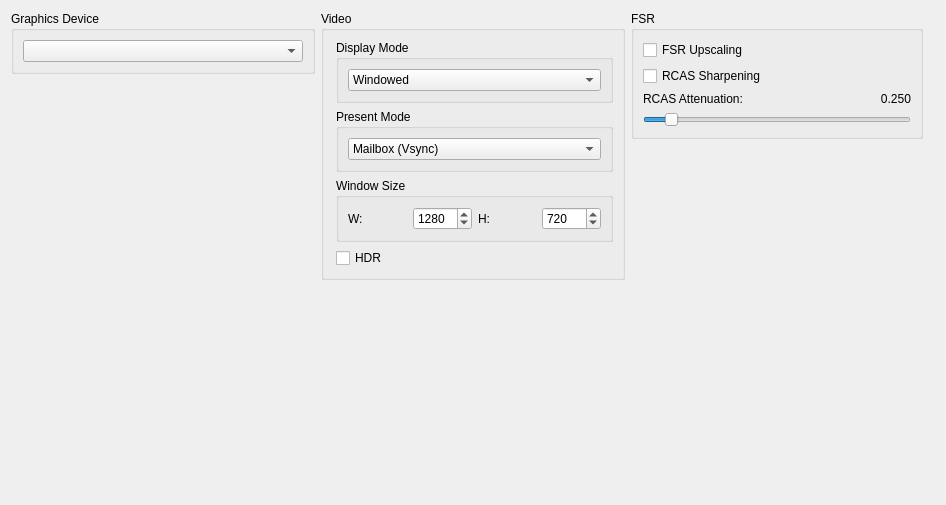
      <widget class="QWidget" name="graphicsTabLayout">
       <property name="geometry">
        <rect>
         <x>0</x>
         <y>0</y>
         <width>946</width>
         <height>505</height>
        </rect>
       </property>
       <layout class="QVBoxLayout" name="graphicsTabVLayout" stretch="0,0">
        <item>
         <layout class="QHBoxLayout" name="graphicsTabHLayout" stretch="1,1,1">
          <item>
           <layout class="QVBoxLayout" name="graphicsTabLayoutLeft">
            <item>
             <widget class="QGroupBox" name="graphicsAdapterGroupBox">
              <property name="title">
               <string>Graphics Device</string>
              </property>
              <layout class="QVBoxLayout" name="graphicsAdapterLayout">
               <item>
                <widget class="QComboBox" name="graphicsAdapterBox"/>
               </item>
              </layout>
             </widget>
            </item>
            <item>
             <widget class="QWidget" name="widgetgraphicsBottom" native="true">
              <layout class="QHBoxLayout" name="widgetgraphicsBottomHLayout">
               <property name="leftMargin">
                <number>0</number>
               </property>
               <property name="topMargin">
                <number>0</number>
               </property>
               <property name="rightMargin">
                <number>0</number>
               </property>
               <property name="bottomMargin">
                <number>0</number>
               </property>
               <item>
                <spacer name="verticalSpacer_2">
                 <property name="orientation">
                  <enum>Qt::Orientation::Vertical</enum>
                 </property>
                 <property name="sizeHint" stdset="0">
                  <size>
                   <width>20</width>
                   <height>40</height>
                  </size>
                 </property>
                </spacer>
               </item>
              </layout>
             </widget>
            </item>
           </layout>
          </item>
          <item>
           <layout class="QVBoxLayout" name="graphicsTabLayoutMiddle">
            <item>
             <widget class="QGroupBox" name="displayOptionsGroupBox">
              <property name="title">
               <string>Video</string>
              </property>
              <layout class="QVBoxLayout" name="layoutResolution">
               <property name="spacing">
                <number>6</number>
               </property>
               <property name="leftMargin">
                <number>12</number>
               </property>
               <item>
                <widget class="QGroupBox" name="displayModeGroupBox">
                 <property name="title">
                  <string>Display Mode</string>
                 </property>
                 <layout class="QVBoxLayout" name="displayModeLayout">
                  <item>
                   <widget class="QComboBox" name="displayModeComboBox">
                    <property name="sizePolicy">
                     <sizepolicy hsizetype="Expanding" vsizetype="Fixed">
                      <horstretch>0</horstretch>
                      <verstretch>0</verstretch>
                     </sizepolicy>
                    </property>
                    <item>
                     <property name="text">
                      <string>Windowed</string>
                     </property>
                    </item>
                    <item>
                     <property name="text">
                      <string>Fullscreen</string>
                     </property>
                    </item>
                    <item>
                     <property name="text">
                      <string>Fullscreen (Borderless)</string>
                     </property>
                    </item>
                   </widget>
                  </item>
                 </layout>
                </widget>
               </item>
               <item>
                <widget class="QGroupBox" name="presentModeGroupBox">
                 <property name="title">
                  <string>Present Mode</string>
                 </property>
                 <layout class="QVBoxLayout" name="presentModeLayout">
                  <item>
                   <widget class="QComboBox" name="presentModeComboBox">
                    <property name="sizePolicy">
                     <sizepolicy hsizetype="Expanding" vsizetype="Fixed">
                      <horstretch>0</horstretch>
                      <verstretch>0</verstretch>
                     </sizepolicy>
                    </property>
                    <item>
                     <property name="text">
                      <string>Mailbox (Vsync)</string>
                     </property>
                    </item>
                    <item>
                     <property name="text">
                      <string>Fifo (Vsync)</string>
                     </property>
                    </item>
                    <item>
                     <property name="text">
                      <string>Immediate (No Vsync)</string>
                     </property>
                    </item>
                   </widget>
                  </item>
                 </layout>
                </widget>
               </item>
               <item>
                <layout class="QHBoxLayout" name="windowSizeLayout">
                 <item>
                  <widget class="QGroupBox" name="windowSizeGroupBox">
                   <property name="title">
                    <string>Window Size</string>
                   </property>
                   <layout class="QHBoxLayout" name="resLayout">
                    <item>
                     <widget class="QLabel" name="widthLabel">
                      <property name="text">
                       <string>W:</string>
                      </property>
                     </widget>
                    </item>
                    <item>
                     <widget class="QSpinBox" name="widthSpinBox">
                      <property name="accelerated">
                       <bool>true</bool>
                      </property>
                      <property name="correctionMode">
                       <enum>QAbstractSpinBox::CorrectionMode::CorrectToNearestValue</enum>
                      </property>
                      <property name="keyboardTracking">
                       <bool>false</bool>
                      </property>
                      <property name="minimum">
                       <number>0</number>
                      </property>
                      <property name="maximum">
                       <number>9999</number>
                      </property>
                      <property name="value">
                       <number>1280</number>
                      </property>
                     </widget>
                    </item>
                    <item>
                     <widget class="QLabel" name="heightLabel">
                      <property name="text">
                       <string>H:</string>
                      </property>
                     </widget>
                    </item>
                    <item>
                     <widget class="QSpinBox" name="heightSpinBox">
                      <property name="frame">
                       <bool>true</bool>
                      </property>
                      <property name="accelerated">
                       <bool>true</bool>
                      </property>
                      <property name="correctionMode">
                       <enum>QAbstractSpinBox::CorrectionMode::CorrectToNearestValue</enum>
                      </property>
                      <property name="keyboardTracking">
                       <bool>false</bool>
                      </property>
                      <property name="minimum">
                       <number>0</number>
                      </property>
                      <property name="maximum">
                       <number>9999</number>
                      </property>
                      <property name="value">
                       <number>720</number>
                      </property>
                     </widget>
                    </item>
                   </layout>
                  </widget>
                 </item>
                </layout>
               </item>
               <item>
                <widget class="QCheckBox" name="enableHDRCheckBox">
                 <property name="text">
                  <string>HDR</string>
                 </property>
                </widget>
               </item>
              </layout>
             </widget>
            </item>
            <item>
             <spacer name="verticalSpacer">
              <property name="orientation">
               <enum>Qt::Orientation::Vertical</enum>
              </property>
              <property name="sizeHint" stdset="0">
               <size>
                <width>20</width>
                <height>40</height>
               </size>
              </property>
             </spacer>
            </item>
           </layout>
          </item>
          <item>
           <layout class="QVBoxLayout" name="graphicsTabLayoutRight">
            <property name="rightMargin">
             <number>12</number>
            </property>
            <property name="bottomMargin">
             <number>12</number>
            </property>
            <item>
             <widget class="QGroupBox" name="FSRGroupBox">
              <property name="title">
               <string>FSR</string>
              </property>
              <layout class="QVBoxLayout" name="verticalLayout_5">
               <item>
                <widget class="QCheckBox" name="FSRCheckBox">
                 <property name="text">
                  <string>FSR Upscaling</string>
                 </property>
                </widget>
               </item>
               <item>
                <widget class="QCheckBox" name="RCASCheckBox">
                 <property name="text">
                  <string>RCAS Sharpening</string>
                 </property>
                </widget>
               </item>
               <item>
                <layout class="QHBoxLayout" name="horizontalLayout_10">
                 <item>
                  <widget class="QLabel" name="RCASAtenLabel">
                   <property name="font">
                    <font>
                     <pointsize>9</pointsize>
                     <bold>false</bold>
                    </font>
                   </property>
                   <property name="text">
                    <string>RCAS Attenuation:</string>
                   </property>
                  </widget>
                 </item>
                 <item>
                  <widget class="QLabel" name="RCASValue">
                   <property name="font">
                    <font>
                     <pointsize>9</pointsize>
                     <bold>false</bold>
                    </font>
                   </property>
                   <property name="text">
                    <string notr="true">0.250</string>
                   </property>
                   <property name="alignment">
                    <set>Qt::AlignmentFlag::AlignRight|Qt::AlignmentFlag::AlignTrailing|Qt::AlignmentFlag::AlignVCenter</set>
                   </property>
                  </widget>
                 </item>
                </layout>
               </item>
               <item>
                <widget class="QSlider" name="RCASSlider">
                 <property name="maximum">
                  <number>3000</number>
                 </property>
                 <property name="value">
                  <number>250</number>
                 </property>
                 <property name="orientation">
                  <enum>Qt::Orientation::Horizontal</enum>
                 </property>
                </widget>
               </item>
              </layout>
             </widget>
            </item>
            <item>
             <spacer name="AdvancedSpacer">
              <property name="orientation">
               <enum>Qt::Orientation::Vertical</enum>
              </property>
              <property name="sizeHint" stdset="0">
               <size>
                <width>20</width>
                <height>40</height>
               </size>
              </property>
             </spacer>
            </item>
           </layout>
          </item>
         </layout>
        </item>
        <item>
         <spacer name="graphicSpacer">
          <property name="orientation">
           <enum>Qt::Orientation::Vertical</enum>
          </property>
          <property name="sizeHint" stdset="0">
           <size>
            <width>20</width>
            <height>40</height>
           </size>
          </property>
         </spacer>
        </item>
       </layout>
      </widget>
